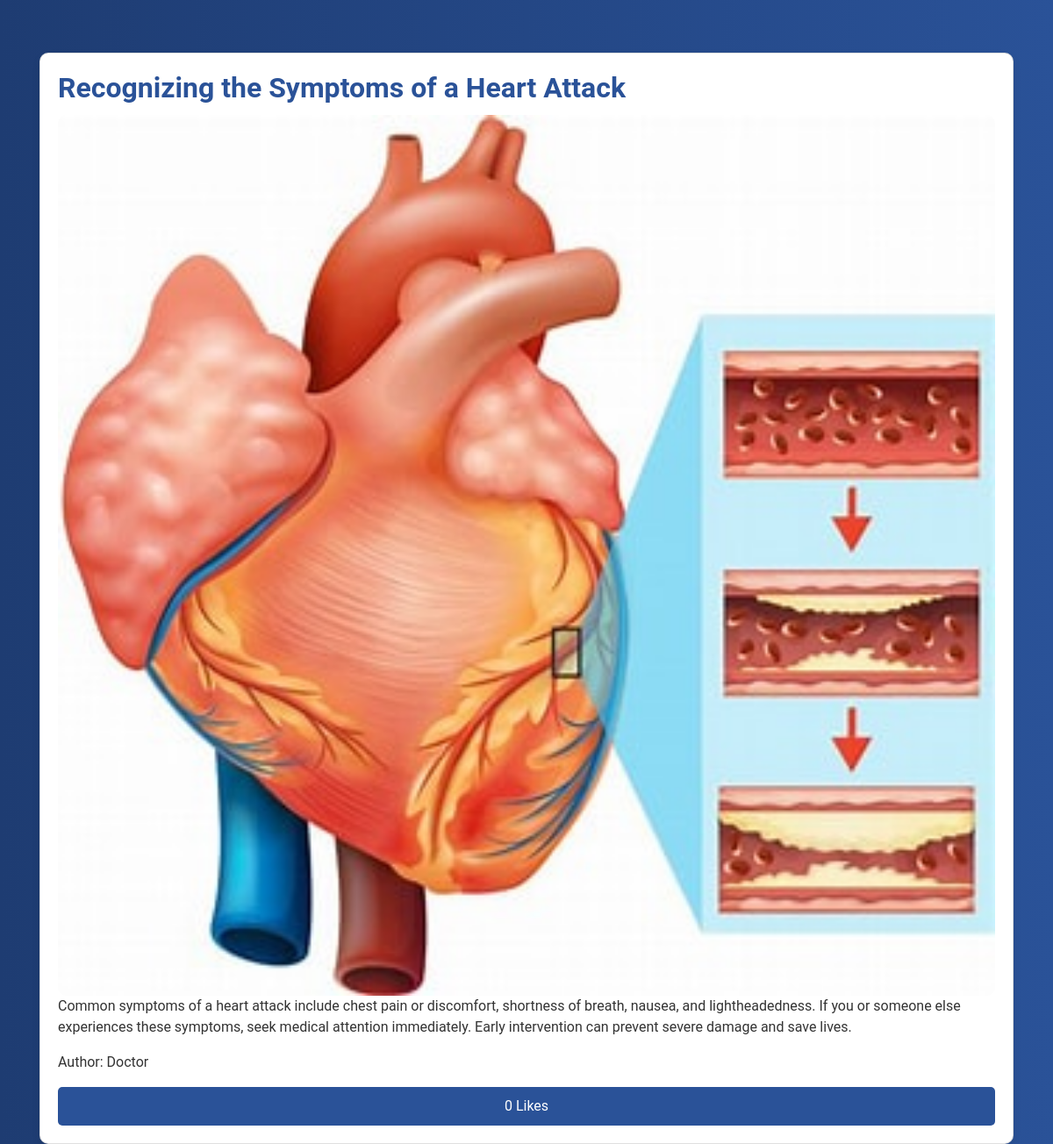
The page /blogs/7/ on the database its author committed.
### users/models.py (models this page shows, shortened)
class BlogPost(models.Model):
    CATEGORY_CHOICES = [
        ('Mental Health', 'Mental Health'),
        ('Heart Disease', 'Heart Disease'),
        ('Covid19', 'Covid19'),
        ('Immunization', 'Immunization'),
    ]
    author = models.ForeignKey(settings.AUTH_USER_MODEL, on_delete=models.CASCADE)
    title = models.CharField(max_length=255)
    image = models.ImageField(upload_to='blog_images/')
    category = models.CharField(max_length=20, choices=CATEGORY_CHOICES)
    summary = models.TextField()
    content = models.TextField()
    is_draft = models.BooleanField(default=True)
    created_at = models.DateTimeField(auto_now_add=True)
    updated_at = models.DateTimeField(auto_now=True)
    likes = models.ManyToManyField(settings.AUTH_USER_MODEL, related_name='liked_posts', blank=True)
    class Meta:
        ordering = ['-created_at']

class User(AbstractUser):
    USER_TYPE_CHOICES = [
        ('patient', 'Patient'),
        ('doctor', 'Doctor'),
    ]
    user_type = models.CharField(max_length=10,choices=USER_TYPE_CHOICES,default='patient')
    profile_picture = models.ImageField(upload_to='profile_pics/',null=True,blank=True)
    address_line1 = models.CharField(max_length=255)
    city = models.CharField(max_length=100)
    state = models.CharField(max_length=100)
    pincode = models.CharField(max_length=10)

### users/views.py (the view)
# urls.py: path('blogs/<int:pk>/', BlogDetailView.as_view(), name='blog_detail'),
class BlogDetailView(View):
    def get(self, request, pk):
        post = get_object_or_404(BlogPost, pk=pk, is_draft=False)
        return render(request, 'blog_detail.html', {'post': post})

### users/templates/blog_detail.html (shortened to what this page needs)
<!DOCTYPE html>
<html lang="en">
<head>
    <link href="https://maxcdn.bootstrapcdn.com/bootstrap/4.5.2/css/bootstrap.min.css" rel="stylesheet">
</head>
<body>
    <div class="container">
        <div class="card">
            <h2 class="card-title">{{ post.title }}</h2>
            <img src="{{ post.image.url }}" alt="{{ post.title }}">
            <p class="card-text">{{ post.content }}</p>
            <p>Author: {{ post.author.username }}</p>
            <button id="like-button" class="like-button">{{ post.likes.count }} Likes</button>
        </div>
    </div>
</body>
</html>

### users/templates/blog_detail.html (style rules this page uses)
body { background: linear-gradient(to right, #1e3c72, #2a5298); color: #ffffff; font-family: 'Roboto', sans-serif; }
.container { margin-top: 60px; }
.card { background-color: #ffffff; color: #333333; padding: 20px; border-radius: 10px; box-shadow: 0 4px 8px rgba(0, 0, 0, 0.1); }
.card img { max-width: 100%; border-radius: 10px; }
.card-title { color: #2a5298; font-size: 2rem; font-weight: 600; }
.card-text { color: #333; }
.like-button { background-color: #2a5298; color: white; border: none; padding: 10px 20px; border-radius: 5px; cursor: pointer; }

### rows shown on the page
BlogPost: title "Recognizing the Symptoms of a Heart Attack", image (picture), content "Common symptoms of a heart attack include chest pain or discomfort, shortness of breath, nausea, and lightheadedness. If you or someone else experiences these symptoms, seek medical attention immediately. Early intervention can prevent severe damage and save lives.", author.username "Doctor", likes.count "0"
